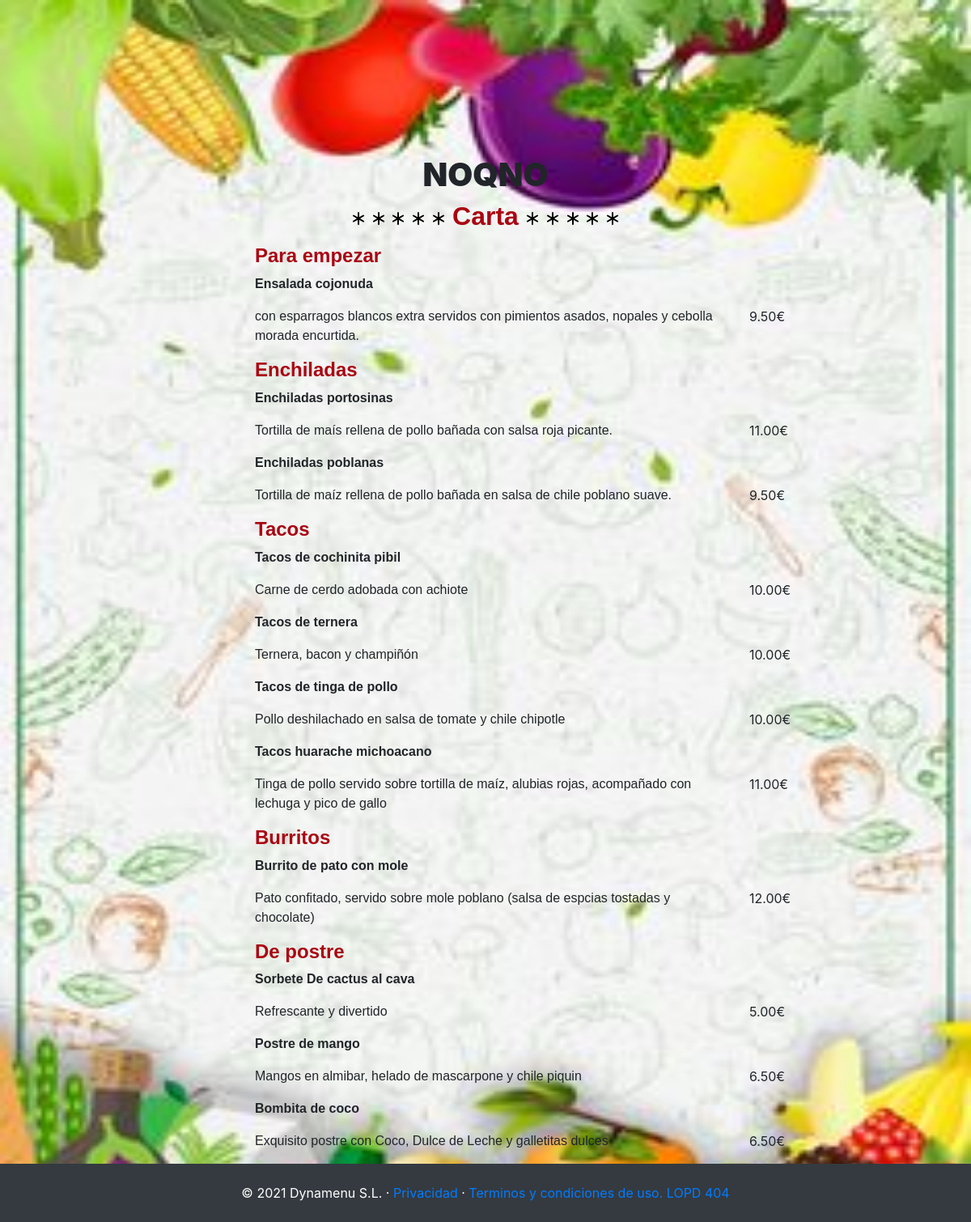
The app's page /htdocs/views/carta.php?idc=1 with its own data.
### tables this page shows
CREATE TABLE `negocios` (
  `NEG_ID` int NOT NULL,
  `NEG_CIF` varchar(9) NOT NULL,
  `NEG_RazonSocial` varchar(40) NOT NULL,
  `NEG_NombreComercial` varchar(40) NOT NULL
);

CREATE TABLE `secciones_lineas` (
  `LIN_ID` int NOT NULL,
  `LIN_SEC_ID` int NOT NULL,
  `LIN_ESC_ID` int NOT NULL,
  `LIN_Visible` tinyint(1) NOT NULL
);

CREATE TABLE `cartas_secciones` (
  `SEC_ID` int NOT NULL,
  `SEC_CAR_ID` int NOT NULL,
  `SEC_Descripcion` varchar(255) NOT NULL
);

CREATE TABLE `escandallos_titulos` (
  `TIT_ID` int NOT NULL,
  `TIT_ESC_ID` int NOT NULL,
  `TIT_IDI_ID` int NOT NULL,
  `TIT_Titulo` varchar(50) NOT NULL COMMENT 'Titulo del Plato',
  `TIT_Descripcion` varchar(300) NOT NULL COMMENT 'Descripción del plato'
);

CREATE TABLE `escandallos` (
  `ESC_ID` int NOT NULL,
  `ESC_NEG_ID` int NOT NULL,
  `ESC_Raciones` int NOT NULL,
  `ESC_CosteRacion` decimal(10,2) NOT NULL,
  `ESC_CoeficienteMerma` decimal(10,2) NOT NULL,
  `ESC_PesoRacion` decimal(10,2) NOT NULL,
  `ESC_PrecioCoste` decimal(10,2) NOT NULL,
  `ESC_PrecioVenta` decimal(10,2) NOT NULL
);

### htdocs/modelo/carta.php (the view, shortened to what this page needs)
<?php
class carta {
    public $platosIncidencia = array();
    public function primeraCarta($idCarta){
        if (isset($_SESSION['carta'])){
            $this->datosCarta($idCarta);
        }
    }
    public function datosCarta($idCarta){
		$con=$_SESSION['SGBD'];
        $secIds="";
		$ejecuta="select * FROM cartas_secciones WHERE SEC_CAR_ID=".$idCarta." order by SEC_ID";
		$result = mysqli_query($con,$ejecuta);
		$filas = mysqli_num_rows($result);
		if ($filas>0){
            while($row = mysqli_fetch_array($result)) {
                $secIds=$secIds.$row['SEC_ID'].",";
			}
        }
        $secIds = " in (".substr($secIds, 0, -1).")";
		$ejecuta="select * FROM secciones_lineas WHERE LIN_visible=1 and LIN_SEC_ID ".$secIds." order by LIN_SEC_ID,LIN_ID";
		$result = mysqli_query($con,$ejecuta);
    }
    public function sacaCarta(){
        foreach ($_SESSION['secciones'] as $seccion){
            echo "<div class='container'>";
            $sec=TRUE;
            foreach ($_SESSION['Platos'] as $plato){
                if ($plato['LIN_SEC_ID']==$seccion['SEC_ID']){
                    if($this->noTieneIncidencia($plato['LIN_ESC_ID'])){
                        if ($sec){
                            echo "<h4 class='seccion'>".$seccion['SEC_Descripcion']."</h4>";
                            $sec=FALSE;
                        }
                        $sqldat="SELECT ESC_PrecioVenta, TIT_Titulo, TIT_Descripcion FROM `escandallos`, `escandallos_titulos` WHERE TIT_IDI_ID=1 and ESC_ID=TIT_ESC_ID and ESC_ID=".$plato['LIN_ESC_ID'];
                        $result = mysqli_query($_SESSION['SGBD'],$sqldat);
                        $filas = mysqli_num_rows($result);
                        if ($filas>0){
                            while($row = mysqli_fetch_array($result)) {
                                break;
                            }
                        }
                        echo "<div class='row'>";
                        echo "<div class='col-9'><p class='plato'>".$row['TIT_Titulo']."</p></div>";
                        echo "</div>";
                        echo "<div class='row'>";
                        echo "<div class='col-9'><p class='descripcion'>".$row['TIT_Descripcion']."</p></div>";
                        echo "<div class='col-1'>".$row['ESC_PrecioVenta']."€</div>";
                        echo "</div>";
                    }
                }
            }
            echo "</div>";
        }
    }
    public function obtienePlatosIncidencia(){
		$con=$_SESSION['SGBD'];
		$ejecuta="select ELI_ESC_ID from escandallos_lineas WHERE ELI_ING_ID in (select INC_IdAfectado from incidencias where INC_TIPO=1)";
		$result = mysqli_query($con,$ejecuta);
        while($row = mysqli_fetch_array($result)) {
            $this->platosIncidencia[]=$row['ELI_ESC_ID'];
        }
		$ejecuta="select INC_IdAfectado from incidencias where INC_TIPO=2";
		$result1 = mysqli_query($con,$ejecuta);
        while($row1 = mysqli_fetch_array($result1)) {
            $this->platosIncidencia[]=$row1['INC_IdAfectado'];
        }
    }
    public function noTieneIncidencia($idPlato){
        $noEncontrado=TRUE;
        foreach ($this->platosIncidencia as $valor){
            if ($valor==$idPlato){
                $noEncontrado=FALSE;
                break;
            }
        }
        return $noEncontrado;
        return TRUE;
    }
    public function daNombreComercio($idCarta){
        $con=$_SESSION['SGBD'];
        $ejecuta="select NEG_NombreComercial FROM negocios, cartas where CAR_NEG_ID=NEG_ID and CAR_ID=".$idCarta;
        $result = mysqli_query($con,$ejecuta) or die("mal<br>: ".mysql_error());
        $nomc="";
        $filas = mysqli_num_rows($result);
        if ($filas>0){
            while($row = mysqli_fetch_array($result)) {
                $nomc=$row['NEG_NombreComercial'];
                break;
            }
        }
        return $nomc;
    }
}
?>

### htdocs/views/carta.php (shortened to what this page needs)
<!DOCTYPE html>
<html lang="es">
	<head>
    <?php include("includes/cabecera.php");?>
		<?php include("../modelo/carta.php"); ?>
        <link rel="stylesheet" href = "./Assets/css/carta.css">
	</head>
<body>
    <?php
        $idCarta=$_GET['idc'];
        $car=new carta();
        $car->primeraCarta($idCarta);
    ?>
    <?php
        if (!(isset($_SESSION['usuario']))){
            $nomc=$car->daNombreComercio($idCarta);
        }else{
            $nomc=$_SESSION['negocio']['NEG_NombreComercial'];
        }
    ?>
    <h1 class="negocio"><br><br><br><br><?php echo $nomc;?></h1>
        <h2 class="carta">
            <p class="carta">
            <img src="./Assets/Icons/asterisk.svg"></img>
            <img src="./Assets/Icons/asterisk.svg"></img>
            <img src="./Assets/Icons/asterisk.svg"></img>
            <img src="./Assets/Icons/asterisk.svg"></img>
            <img src="./Assets/Icons/asterisk.svg"></img>
            Carta
            <img src="./Assets/Icons/asterisk.svg"></img>
            <img src="./Assets/Icons/asterisk.svg"></img>
            <img src="./Assets/Icons/asterisk.svg"></img>
            <img src="./Assets/Icons/asterisk.svg"></img>
            <img src="./Assets/Icons/asterisk.svg"></img>
            </p>
        </h2>
    </head>
    <div class="container-fluid">
    <div class="row">
        <div id="margen-izda" class="col-sm-3"></div>
        <div class="col-sm-">
            <?php
                if (!(isset($_SESSION['usuario']))){
                    $car->sacaCarta();
                }else{
                    $car->sacaCartaLogado();
                }
            ?>
        </div>
    </div>
    </div>
	<?php include('includes/pie.php') ?>
</body>
</html>

### htdocs/views/includes/cabecera.php (shortened to what this page needs)
<link rel="stylesheet" href="Bootstrap/css/bootstrap.min.css">

### htdocs/views/includes/pie.php
  <footer>
<div class="container-fluid bg-dark text-white navbar-fixed-bottom">
	<br>
	<center>© 2021 Dynamenu S.L. · <a href="avisolegal.php">Privacidad</a> · <a href="condicionesventa.php">Terminos y condiciones de uso. </a><a href="LOPD.php"> LOPD </a><a href="404.php"> 404 </a></center>
	<br>
</div>
  </footer>

### htdocs/views/Assets/css/carta.css (style rules this page uses)
.negocio { font-weight: 900; text-align: center; margin: 50; }
.carta { font-weight: 800; font-family: Helvetica; text-align: center; color: #aa0512; }
.seccion { font-weight: bold; font-family: Helvetica; color: #aa0512; }
.plato { font-weight: bold; font-family: Helvetica; }
.descripcion { font-weight: lighter; font-family: Helvetica; }
body { background-repeat: no-repeat; background-size: 100% 100%; background-image: url("../Images/Fondo7.jpg"); }

### records on screen
negocios: NEG_NombreComercial "NOQNO"
secciones_lineas: LIN_SEC_ID.SEC_Descripcion "Para empezar", escandallos_titulos.TIT_Titulo "Ensalada cojonuda", escandallos_titulos.TIT_Descripcion "con esparragos blancos extra servidos con pimientos asados, nopales y cebolla morada encurtida.", LIN_ESC_ID.ESC_PrecioVenta "9.50"
secciones_lineas: LIN_SEC_ID.SEC_Descripcion "Enchiladas", escandallos_titulos.TIT_Titulo "Enchiladas portosinas", escandallos_titulos.TIT_Descripcion "Tortilla de maís rellena de pollo bañada con salsa roja picante.", LIN_ESC_ID.ESC_PrecioVenta "11.00"
secciones_lineas: escandallos_titulos.TIT_Titulo "Enchiladas poblanas", escandallos_titulos.TIT_Descripcion "Tortilla de maíz rellena de pollo bañada en salsa de chile poblano suave.", LIN_ESC_ID.ESC_PrecioVenta "9.50"
secciones_lineas: LIN_SEC_ID.SEC_Descripcion "Tacos", escandallos_titulos.TIT_Titulo "Tacos de cochinita pibil", escandallos_titulos.TIT_Descripcion "Carne de cerdo adobada con achiote", LIN_ESC_ID.ESC_PrecioVenta "10.00"
secciones_lineas: escandallos_titulos.TIT_Titulo "Tacos de ternera", escandallos_titulos.TIT_Descripcion "Ternera, bacon y champiñón", LIN_ESC_ID.ESC_PrecioVenta "10.00"
secciones_lineas: escandallos_titulos.TIT_Titulo "Tacos de tinga de pollo", escandallos_titulos.TIT_Descripcion "Pollo deshilachado en salsa de tomate y chile chipotle", LIN_ESC_ID.ESC_PrecioVenta "10.00"
secciones_lineas: escandallos_titulos.TIT_Titulo "Tacos huarache michoacano", escandallos_titulos.TIT_Descripcion "Tinga de pollo servido sobre tortilla de maíz, alubias rojas, acompañado con lechuga y pico de gallo", LIN_ESC_ID.ESC_PrecioVenta "11.00"
secciones_lineas: LIN_SEC_ID.SEC_Descripcion "Burritos", escandallos_titulos.TIT_Titulo "Burrito de pato con mole", escandallos_titulos.TIT_Descripcion "Pato confitado, servido sobre mole poblano (salsa de espcias tostadas y chocolate)", LIN_ESC_ID.ESC_PrecioVenta "12.00"
secciones_lineas: LIN_SEC_ID.SEC_Descripcion "De postre", escandallos_titulos.TIT_Titulo "Sorbete De cactus al cava", escandallos_titulos.TIT_Descripcion "Refrescante y divertido", LIN_ESC_ID.ESC_PrecioVenta "5.00"
secciones_lineas: escandallos_titulos.TIT_Titulo "Postre de mango", escandallos_titulos.TIT_Descripcion "Mangos en almibar, helado de mascarpone y chile piquin", LIN_ESC_ID.ESC_PrecioVenta "6.50"
secciones_lineas: escandallos_titulos.TIT_Titulo "Bombita de coco", escandallos_titulos.TIT_Descripcion "Exquisito postre con Coco, Dulce de Leche y galletitas dulces", LIN_ESC_ID.ESC_PrecioVenta "6.50"
